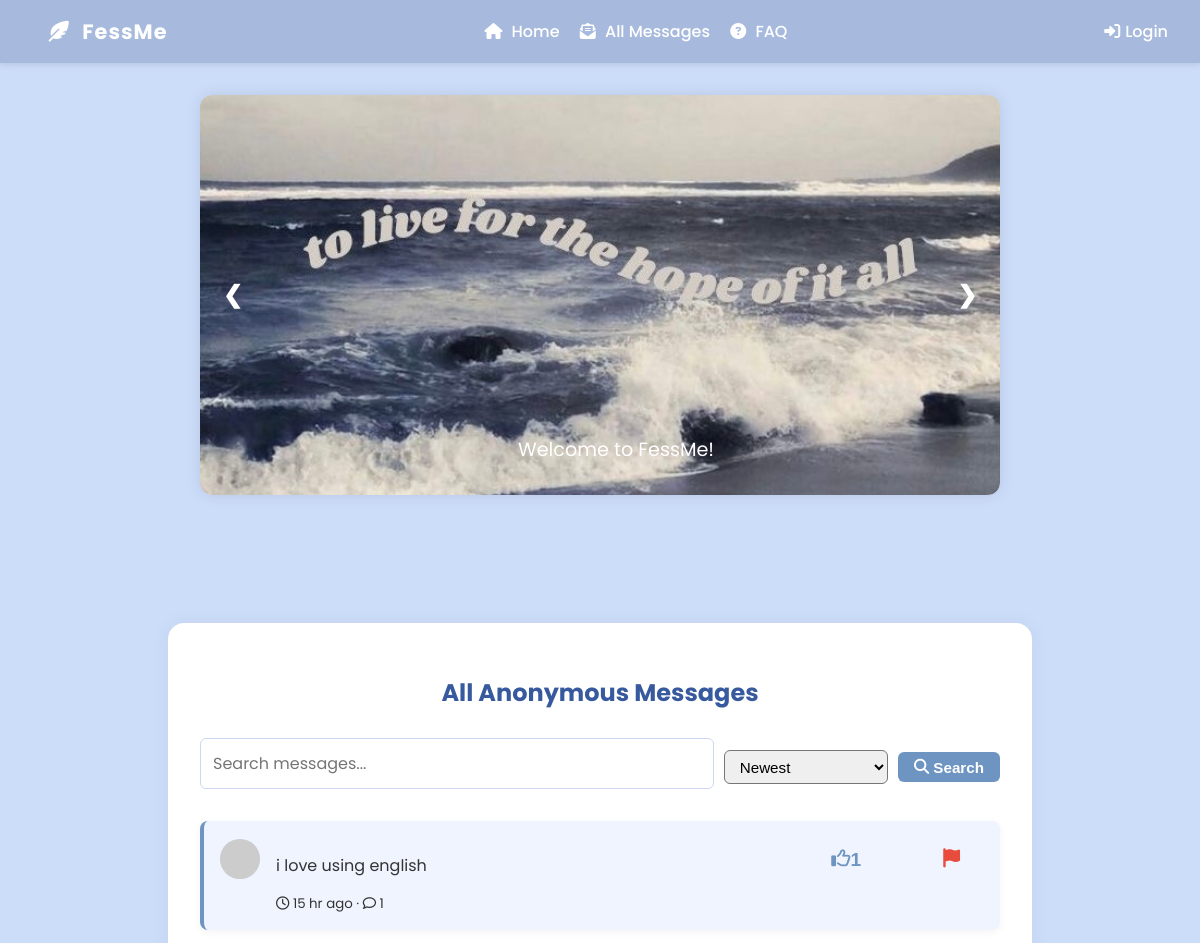
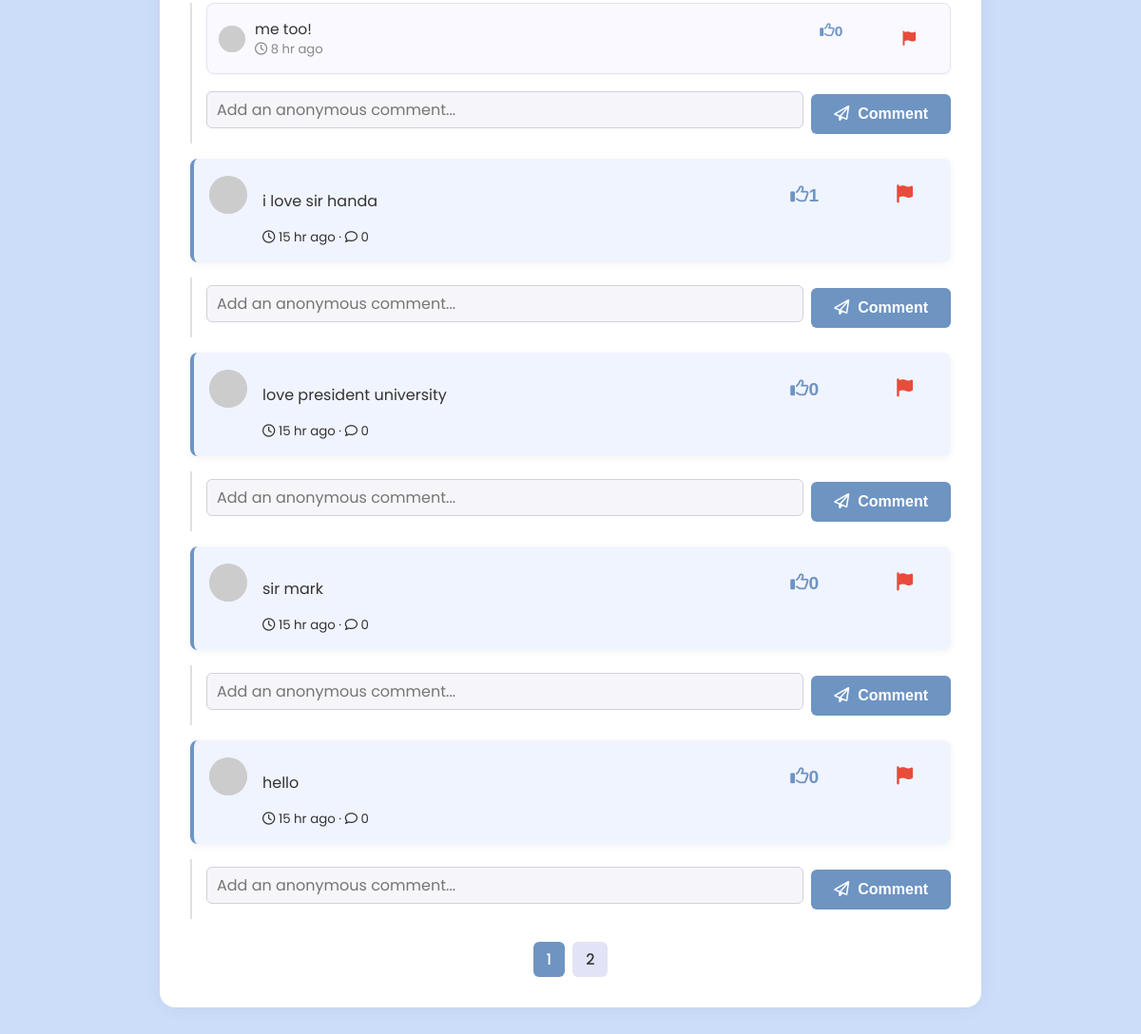
The app's page /messages.php with its own data (2 pictures, top to bottom).
### tables this page shows
CREATE TABLE `messages` (
  `id` int(11) NOT NULL,
  `user_id` int(11) DEFAULT NULL,
  `content` text NOT NULL,
  `created_at` timestamp NOT NULL DEFAULT current_timestamp()
);

CREATE TABLE `comments` (
  `id` int(11) NOT NULL,
  `message_id` int(11) NOT NULL,
  `user_id` int(11) NOT NULL,
  `content` text NOT NULL,
  `created_at` datetime DEFAULT current_timestamp()
);

### messages.php (the view, shortened to what this page needs)
<?php
include 'db.php';
include 'navbar.php';
function timeAgo($datetime) {
    $timestamp = strtotime($datetime);
    $diff = time() - $timestamp;
    if ($diff < 86400) return floor($diff/3600) . ' hr ago';
    return floor($diff/31536000) . ' yr ago';
}
$limit = 5;
$page = isset($_GET['page']) ? max(1, intval($_GET['page'])) : 1;
$offset = ($page - 1) * $limit;
$search = isset($_GET['search']) ? trim($_GET['search']) : '';
$search_sql = $search ? "WHERE content LIKE '%" . $conn->real_escape_string($search) . "%'" : "";
 $sort = isset($_GET['sort']) ? $_GET['sort'] : 'desc';
 $order_sql = '';
 if ($sort === 'asc') {
     $order_sql = 'ORDER BY m.created_at ASC';
 } elseif ($sort === 'desc') {
     $order_sql = 'ORDER BY m.created_at DESC';
 } elseif ($sort === 'most_comments') {
     $order_sql = 'ORDER BY comment_count DESC, m.created_at DESC';
 } elseif ($sort === 'most_likes') {
     $order_sql = 'ORDER BY like_count DESC, m.created_at DESC';
 } else {
     $order_sql = 'ORDER BY m.created_at DESC';
 }
$count_result = $conn->query("SELECT COUNT(*) as total FROM messages $search_sql");
$total_messages = $count_result->fetch_assoc()['total'];
$total_pages = ceil($total_messages / $limit);
?>
<head>
    <link rel="stylesheet" href="css/style.css">
</head>
<body>
<div class="carousel-container">
  <div class="carousel-slide" id="carouselSlide">
    <div class="carousel-item">
      <img src="images/body1.JPG" alt="Slide 1">
      <div class="carousel-caption">Welcome to FessMe!</div>
    </div>
  </div>
  <button class="carousel-btn prev-btn" onclick="prevSlide()">❮</button>
  <button class="carousel-btn next-btn" onclick="nextSlide()">❯</button>
</div>
<div class="container">
  <h2>All Anonymous Messages</h2>
  <form method="GET" class="search-form" style="display:flex; gap:10px; margin-bottom:1rem;">
    <input type="text" name="search" value="<?= htmlspecialchars($search) ?>" placeholder="Search messages..." style="flex:1;">
     <select name="sort">
       <option value="desc" <?= $sort==='desc'?'selected':'' ?>>Newest</option>
     </select>
    <button type="submit"><i class="fas fa-search"></i> &nbsp;Search</button>
  </form>
  <div id="messages-list">
    <?php
     $query = "SELECT m.id, m.content, m.created_at,
         (SELECT COUNT(*) FROM comments c WHERE c.message_id = m.id) AS comment_count,
         (SELECT COUNT(*) FROM likes l WHERE l.message_id = m.id) AS like_count
         FROM messages m $search_sql $order_sql LIMIT $limit OFFSET $offset";
     $result = $conn->query($query);
    while ($row = $result->fetch_assoc()) {
      $msg_id = $row["id"];
      $ccount = $conn->query("SELECT COUNT(*) as cnt FROM comments WHERE message_id = $msg_id")->fetch_assoc()['cnt'];
      $like_count = $conn->query("SELECT COUNT(*) as cnt FROM likes WHERE message_id = $msg_id")->fetch_assoc()['cnt'];
      $liked = false;
      $avatar = 'https://api.dicebear.com/7.x/identicon/svg?seed=' . $msg_id;
      ?>
      <div class="message-card" style="display:flex; gap:16px; align-items:flex-start;">
        <img src="<?= $avatar ?>" alt="avatar" style="width:40px; height:40px; border-radius:50%; background:#e3e3f7; margin-top:2px;">
        <div style="flex:1;">
          <p><?= htmlspecialchars($row["content"]) ?></p>
          <small><i class="fa-regular fa-clock"></i> <?= timeAgo($row["created_at"]) ?> &middot; <i class="fa-regular fa-comment"></i> <?= $ccount ?></small>
        </div>
        <form method="POST" style="margin-right:8px; display:inline;">
          <button type="submit" class="like-btn" title="Like" style="background:none; border:none; color:<?= $liked ? '#375a9e' : '#6e94c2' ?>; font-size:1.2em;"><i class="fa-regular fa-thumbs-up"></i> <?= $like_count ?></button>
        </form>
        <button type="button" class="report-btn" data-id="<?= $msg_id ?>" style="margin-left:10px; background:none; border:none; color:#e74c3c; font-size:1.2em; cursor:pointer;" title="Report"><i class="fa-solid fa-flag"></i></button>
      </div>
      <div class="comments-section">
        <?php
        $cresult = $conn->prepare("SELECT id, content, created_at FROM comments WHERE message_id = ? ORDER BY created_at ASC");
        $cresult->bind_param("i", $msg_id);
        $cresult->execute();
        $cresult->store_result();
        $cresult->bind_result($comment_id, $c_content, $c_created);
        while ($cresult->fetch()) {
          $cavatar = 'https://api.dicebear.com/7.x/identicon/svg?seed=' . md5($c_content . $c_created);
          $clike_count = $conn->query("SELECT COUNT(*) as cnt FROM comment_likes WHERE comment_id = $comment_id")->fetch_assoc()['cnt'];
          $cliked = false;
          ?>
          <div class="comment-card" style="display:flex; gap:10px; align-items:center; animation:fadeIn 0.7s;">
            <img src="<?= $cavatar ?>" alt="avatar" style="width:28px; height:28px; border-radius:50%; background:#e3e3f7;">
            <div style="flex:1;">
              <?= htmlspecialchars($c_content) ?><br><small><i class="fa-regular fa-clock"></i> <?= timeAgo($c_created) ?></small>
            </div>
            <form method="POST" style="margin-left:5px; display:inline;">
              <button type="submit" class="like-btn" title="Like comment" style="background:none; border:none; color:<?= $cliked ? '#375a9e' : '#6e94c2' ?>; font-size:1em;"><i class="fa-regular fa-thumbs-up"></i> <?= $clike_count ?></button>
            </form>
            <button type="button" class="report-comment-btn" data-id="<?= $comment_id ?>" style="background:none; border:none; color:#e74c3c; font-size:1em; cursor:pointer; margin-left:5px;" title="Report"><i class="fa-solid fa-flag"></i></button>
          </div>
        <?php }
        ?>
        <form method="POST" class="comment-form" style="margin-top:10px;">
          <input type="text" name="comment_content" maxlength="200" placeholder="Add an anonymous comment... " required>
          <button type="submit"><i class="fa-regular fa-paper-plane"></i>&nbsp; Comment</button>
        </form>
      </div>
    <?php }
    ?>
  </div>
  <div style="display:flex; justify-content:center; gap:8px; margin-top:1.5rem;">
    <?php for ($i=1; $i<=$total_pages; $i++): ?>
      <a href="?page=<?= $i ?>&search=<?= urlencode($search) ?>&sort=<?= $sort ?>" style="padding:6px 14px; border-radius:6px; background:<?= $i==$page?'#6e94c2':'#e3e3f7' ?>; color:<?= $i==$page?'#fff':'#333' ?>; text-decoration:none; font-weight:500;"> <?= $i ?> </a>
    <?php endfor; ?>
  </div>
</div>
</body>

### navbar.php (shortened to what this page needs)
<link rel="stylesheet" href="style.css">
<div class="navbar">
    <div class="navbar-brand">
        <a href="body.php" style="text-decoration:none; color:white; font-weight:700; font-size:1.3rem; letter-spacing:1px;">
            <i class="fas fa-feather-alt" style="margin-right:7px;"></i> FessMe
        </a>
    </div>
    <div class="navbar-links">
        <a href="body.php"><i class="fas fa-home" style="margin-right:5px;"></i> Home</a>
        <a href="messages.php"><i class="fas fa-envelope-open-text" style="margin-right:5px;"></i> All Messages</a>
        <a href="faq.php"><i class="fas fa-question-circle" style="margin-right:5px;"></i> FAQ</a>
    </div>
    <div class="navbar-user">
        <?php if (isset($_SESSION["user_id"])): ?>
            <a href="profile.php" style="margin-right:10px; font-weight:500; text-decoration:none; color:inherit; cursor:pointer;">
                <i class="fas fa-user-circle" style="margin-right:5px;"></i><?= htmlspecialchars($_SESSION["username"] ?? 'User') ?>
            </a>
            <a href="logout.php"><i class="fas fa-sign-out-alt" style="margin-right:5px;"></i>Logout</a>
        <?php else: ?>
            <a href="login.php"><i class="fas fa-sign-in-alt" style="margin-right:5px;"></i>Login</a>
        <?php endif; ?>
    </div>
</div>

### css/style.css (style rules this page uses)
body { font-family: 'Poppins', sans-serif; background-color: #ccddfa; color: #333; margin: 0; padding: 0; }
.navbar { background-color: #a7badd; padding: 1rem 2rem; color: white; display: flex; justify-content: space-between; align-items: center; box-shadow: 0 2px 6px rgba(0,0,0,0.1); }
.navbar a { color: white; margin-left: 1rem; text-decoration: none; font-weight: 500; transition: color 0.3s; }
.container { max-width: 800px; margin: 8rem auto; background: white; padding: 2rem; border-radius: 16px; box-shadow: 0 0 20px rgba(0,0,0,0.05); animation: fadeIn 1s ease; }
h2, h3 { text-align: center; color: #375a9e; }
input, textarea { display: block; width: 100%; margin: 0.5rem 0 1rem; padding: 0.75rem; border: 1px solid #ccd7f1; border-radius: 6px; font-size: 1rem; font-family: 'Poppins', sans-serif; }
button { background-color: #6e94c2; color: white; border: none; cursor: pointer; padding: 0.75rem 1.5rem; border-radius: 6px; font-weight: bold; font-size: 1rem; transition: background-color 0.3s ease; justify-content: center; display: flex; }
.carousel-container { max-width: 800px; margin: 2rem auto; position: relative; overflow: hidden; border-radius: 12px; box-shadow: 0 0 15px rgba(0,0,0,0.1); }
.carousel-slide { display: flex; transition: transform 0.5s ease-in-out; }
.carousel-item { min-width: 100%; position: relative; }
.carousel-item img { width: 100%; height: 400px; object-fit: cover; display: block; border-radius: 12px; }
.carousel-caption { position: absolute; bottom: 15px; left: 0; width: 100%; text-align: center; color: white; padding: 1rem; font-size: 1.2rem; border-bottom-left-radius: 12px; border-bottom-right-radius: 12px; }
.carousel-btn { position: absolute; background: none; top: 50%; transform: translateY(-50%); border: none; padding: 0.8rem; font-size: 1.5rem; cursor: pointer; z-index: 1; }
.prev-btn { left: 10px; }
.next-btn { right: 10px; }
.message-card { background-color: #f0f4ff; border-left: 4px solid #6e94c2; padding: 1rem; margin-bottom: 1rem; border-radius: 8px; box-shadow: 0 2px 8px rgba(0,0,0,0.05); transition: transform 0.3s ease; }
.search-form button { padding: 0.4rem 1rem; font-size: 0.95rem; border-radius: 6px; min-width: 80px; width: auto; align-self: center; }
.search-form select { padding: 0.4rem 0.7rem; font-size: 0.95rem; border-radius: 6px; min-width: 90px; width: auto; align-self: center; }
.comments-section { margin-top: 10px; padding-left: 15px; border-left: 2px solid #e0e0e0; }
.comment-card { background: #f9f9ff; border-radius: 8px; box-shadow: 0 1px 3px rgba(0,0,0,0.04); margin-bottom: 8px; padding: 8px 12px; font-size: 0.97em; color: #333; border: 1px solid #e3e3f7; }
.comment-card small { color: #888; font-size: 0.85em; }
.comment-form { display: flex; gap: 8px; margin-top: 5px; align-items: center; }
.comment-form input[type="text"] { flex: 1; padding: 6px 10px; border-radius: 6px; border: 1px solid #d0d0e0; background: #f6f6fa; }
.comment-form button { background-color: #6e94c2; color: white; border: none; cursor: pointer; border-radius: 6px; font-weight: bold; font-size: 1rem; transition: background-color 0.3s ease; width: auto; min-width: 80px; }
.message-card { animation: fadeInUp 0.7s; }

### records on screen
messages: content "i love using english", created_at "15 hr ago", ccount "1", like_count "1"
comments: content "me too!", created_at "8 hr ago", clike_count "0"
messages: content "i love sir handa", created_at "15 hr ago", ccount "0", like_count "1"
messages: content "love president university", created_at "15 hr ago", ccount "0", like_count "0"
messages: content "sir mark", created_at "15 hr ago", ccount "0", like_count "0"
messages: content "hello", created_at "15 hr ago", ccount "0", like_count "0"
